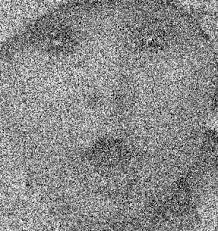
#> input picture Buoi1/exercise/baby.jpeg, 218 x 231 px
$ jupyter execute --allow-errors Lab1.ipynb
#> lines starting #> are read from the running program, lines starting #| are printed output that depends on the picture
[cell 1]
# 2. Viết chương trình xử lý ảnh cơ bản
# 2.1 Nạp ảnh sử dụng lệnh thư viện Python Image Library
from PIL import Image
import numpy as np
#> (the rest of this cell did not finish here and is left out)

[cell 2]
# 2.2 Nạp ảnh sử dụng lệnh thư viện imageio
import numpy as np
import imageio.v2 as iio
import matplotlib.pylab as plt
#> (the rest of this cell did not finish here and is left out)

[cell 3]
# 2.3 Độ phân giải ảnh
import numpy as np
import imageio.v2 as iio
import matplotlib.pylab as plt
#> (the rest of this cell did not finish here and is left out)

[cell 4]
import numpy as np
import imageio.v2 as iio
import matplotlib.pylab as plt
#> (the rest of this cell did not finish here and is left out)

[cell 5]
# 2.4 Màu sắc với hệ RGB
import numpy as np
import imageio.v2 as iio
import matplotlib.pylab as plt
#> (the rest of this cell did not finish here and is left out)

[cell 6]
# 2.5 Màu sắc với hệ HSV
import numpy as np
import imageio.v2 as iio
import matplotlib.pylab as plt
import colorsys

a = colorsys.rgb_to_hsv(255, 0, 0)
#> a = (0, 1, 255)
print(a)
#| (0.0, 1.0, 255)
b = colorsys.rgb_to_hsv(1, 0, 0)
print(b)
c = colorsys.rgb_to_hsv(0, 255, 0)
print(c)
d = colorsys.hsv_to_rgb(1, 1, 255)
print(d)

[cell 7]
# 2.6 Ứng dụng chuyển hệ màu
import numpy as np
import imageio.v2 as iio
import matplotlib.pylab as plt
import colorsys

#> (the rest of this cell did not finish here and is left out)

Bài tập

1. Nạp 1 ảnh với 3 màu khác nhau

[cell 8]
import numpy as np
import imageio.v2 as iio
import matplotlib.pylab as plt
data = iio.imread("exercise/baby.jpeg")
#> data is the input picture: shape (231, 218, 3); min 0, max 255, mean 137.8
do = data[:, :, 0]
xanhla = data[:, :, 1]
xanhduong = data[:, :, 2]
iio.imsave('do.png', do)

plt.subplot(2, 2, 1)
plt.title("Red Channel")
plt.imshow(data[:, :, 0], cmap = 'Reds')
plt.subplot(2, 2, 2)
plt.title("Blue Channel")
plt.imshow(data[:, :, 2], cmap = 'Blues')
plt.subplot(2, 2, 4)
plt.title("Green Channel")
plt.imshow(data[:, :, 1], cmap = 'Greens')
plt.show()
data.shape
#> Out = (231, 218, 3)

2. Viết chương trình nạp 1 ảnh và hoán đổi giá trị các màu

[cell 9]
import numpy as np
import imageio.v2 as iio
import matplotlib.pylab as plt
data = iio.imread('exercise/flower.jpeg')
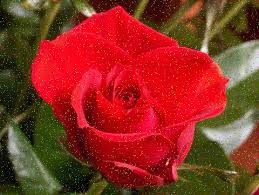
#> input picture Buoi1/exercise/flower.jpeg, 259 x 195 px
#> data is the input picture: shape (195, 259, 3); mean R, G, B 138.9, 49.1, 35
swapped = data[:, :, [1, 0, 2]]
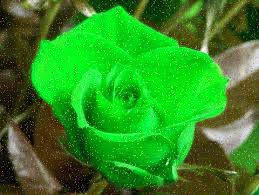
#> swapped: shape (195, 259, 3); mean R, G, B 49.1, 138.9, 35
iio.imwrite('exercise/flower_xanhla.jpeg', swapped)
plt.subplot(1,2,1)
plt.imshow(data)
plt.subplot(1,2,2)
plt.imshow(swapped)
plt.show()

3. Viết chương trình nạp 1 ảnh , chuyển thành hệ màu HSV và lưu 3 ảnh với 3 màu khác nhau

[cell 10]
import numpy as np
import imageio.v2 as iio
import matplotlib.pyplot as plt
import colorsys
img = iio.imread('exercise/flower.jpeg')
rgb2hsv = np.vectorize(colorsys.rgb_to_hsv)
h, s, v = rgb2hsv(img[:, :, 0] / 255, img[:, :, 1] / 255, img[:, :, 2] / 255)
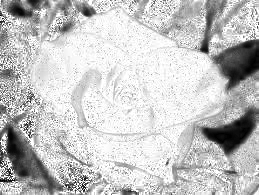
#> s: shape (195, 259) float64; min 0, max 1, mean 0.767
iio.imwrite('exercise/hue.png', (h * 255).astype(np.uint8))
iio.imwrite('exercise/sat.png', (s * 255).astype(np.uint8))
iio.imwrite('exercise/val.png', (v * 255).astype(np.uint8))
plt.subplot(1, 3, 1)
plt.imshow(h, cmap='hsv')
plt.title('Hue')
plt.axis('off')
plt.subplot(1, 3, 2)
plt.imshow(s, cmap='gray')
plt.title('Saturation')
plt.axis('off')
plt.subplot(1, 3, 3)
plt.imshow(v, cmap='gray')
plt.title('Value')
plt.axis('off')
plt.tight_layout()
plt.show()

4. Viết chương trinhg nạp 1 ảnh , chuyển sang hệ màu HSV. Lưu ảnh mới với kênh H new = 1/3 H old, V new= 3/4V old

[cell 11]
import numpy as np
import imageio.v2 as iio
import matplotlib.pyplot as plt
import colorsys
img = iio.imread('exercise/flower.jpeg')
rgb2hsv = np.vectorize(colorsys.rgb_to_hsv)
r, g, b = img[:, :, 0]/255, img[:, :, 1]/255, img[:, :, 2]/255
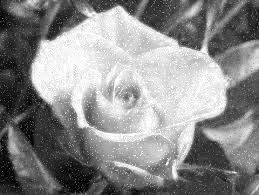
#> r: shape (195, 259) float64; min 0, max 1, mean 0.545
h, s, v = rgb2hsv(r, g, b)
h = h / 3
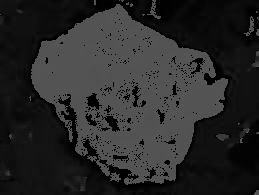
#> h: shape (195, 259) float64; min 0, max 0.333, mean 0.161
v = v * 0.75
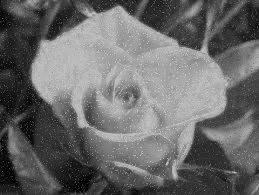
#> v: shape (195, 259) float64; min 0, max 0.75, mean 0.416
hsv2rgb = np.vectorize(colorsys.hsv_to_rgb)
r_new, g_new, b_new = hsv2rgb(h, s, v)
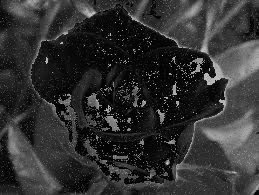
#> r_new: shape (195, 259) float64; min 0, max 0.75, mean 0.193
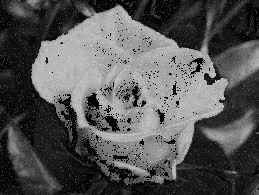
#> g_new: shape (195, 259) float64; min 0, max 0.75, mean 0.337
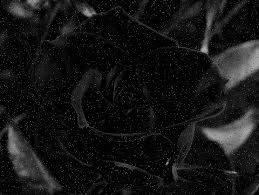
#> b_new: shape (195, 259) float64; min 0, max 0.691, mean 0.0862

rgb_new = np.dstack((r_new, g_new, b_new)) * 255
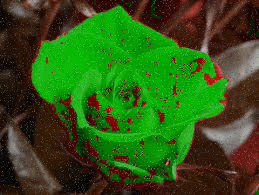
#> rgb_new: shape (195, 259, 3) float64; mean of channels 0, 1, 2 49.2, 86, 22; drawn as R, G, B
iio.imwrite('exercise/hsv_modified.png', rgb_new.astype(np.uint8))
plt.figure(figsize=(10, 5))
plt.subplot(1, 2, 1)
plt.imshow(img)
plt.title("Ảnh gốc")
plt.axis('off')
plt.subplot(1, 2, 2)
plt.imshow(rgb_new.astype(np.uint8))
plt.title("Ảnh đã chỉnh HSV")
plt.axis('off')

plt.tight_layout()
plt.show()
